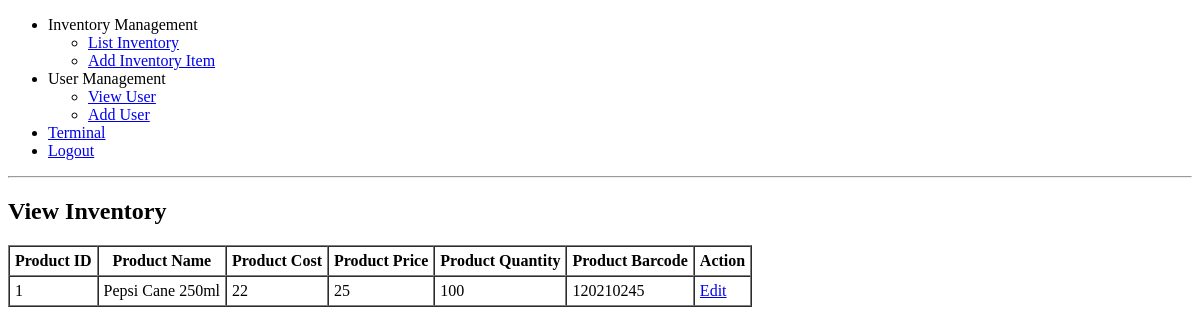
/view_inventory.php (signed in), run on an earlier commit of the app's database.
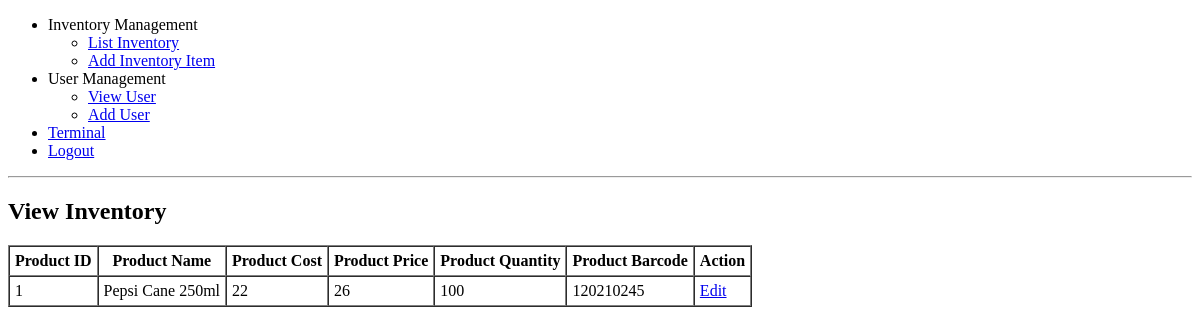
And on a later commit of the database.
### tables this page shows
CREATE TABLE IF NOT EXISTS `inventory` (
  `inv_id` int(11) NOT NULL,
  `inv_name` varchar(128) NOT NULL,
  `inv_cost` decimal(10,0) NOT NULL,
  `inv_price` decimal(10,0) NOT NULL,
  `inv_quantity` int(11) NOT NULL,
  `inv_barcode` int(11) NOT NULL,
  `inv_ts` timestamp NOT NULL DEFAULT CURRENT_TIMESTAMP
);

### common/class.database.php (called while the page is built, shortened)
<?php
class Database {
    public $_DB;
    public $_query;
    public $_select = array();
    public $_action;
    public $_table;
    public function __construct() {
        try {
            $this->_DB = new PDO('mysql:host=' . DB_HOST . ';dbname=' . DB_NAME, DB_USER, DB_PASS);
            $this->_DB->setAttribute(PDO::ATTR_ERRMODE, PDO::ERRMODE_EXCEPTION);
        } catch (PDOException $e) {
            echo 'ERROR: ' . $e->getMessage();
        }
    }
    public function query($query) {
        try {
            $this->_query = $this->_DB->prepare(filter_var($query, FILTER_SANITIZE_STRING));
            $this->_query->execute();
            $this->_select = array();
        } catch (PDOException $e) {
            $er = $e->errorInfo;
            echo '<p style="font-family:arial; background:#F00; position:absolute; z-index:10000; color:#FFF; padding:5px;">ERROR: ' . $er[2] . '</p>';
        }
    }
    public function build_query() {
        $query = $this->_action;
        if ($this->_action == 'SELECT') {
            if (!empty($this->_select)) {
                foreach ($this->_select as $column_name => $name) {
                    $query .=' ' . $column_name . ' as ' . $name . ', ';
                }
            } else {
                $query .= ' *';
            }
            $query = rtrim($query, ', ');
        }
        if ($this->_action != 'UPDATE' && $this->_action != 'INSERT') {
            $query .= ' FROM ';
        }
        $query .= $this->_table;
        $this->query($query);
    }
    public function all_results($fetch_type = PDO::FETCH_OBJ) {
        return $this->_query->fetchAll($fetch_type);
    }
    public function from($table_name, $num_rows = NULL) {
        $this->_action = 'SELECT';
        $this->_table = $table_name;
        $this->build_query();
    }
}

### classes/class.inventory.php (called while the page is built, shortened)
<?php
class inventory extends database
{
	private $table_name;
	function __construct()
	{
		$this->table_name = 'inventory';
	}
	public function get_int($ID = NULL)
	{
		$this->from($this->table_name);
		return $this->all_results();
	}
}
 ?>

### view_inventory.php (the view, shortened to what this page needs)
<!DOCTYPE html>
<html>
<head>
</head>
<body>
<?php include ABSPATH.'include/menu.php'; ?>
<hr>
<h2>View Inventory</h2>
<?php
$inventory = new inventory();
$results = $inventory->get_int();
if ($results) {
?>
	<table border="1" cellpadding="5" cellspacing="0">
		<tr>
			<th>Product ID</th>
			<th>Product Name</th>
			<th>Product Cost</th>
			<th>Product Price</th>
			<th>Product Quantity</th>
			<th>Product Barcode</th>
			<th>Action</th>
		</tr>
			<?php
			foreach($results as $res){
			echo '<tr>';
			echo '<td>'. $res->inv_id .'</td>';
			echo '<td>'. $res->inv_name .'</td>';
			echo '<td>'. $res->inv_cost.'</td>';
			echo '<td>'. $res->inv_price .'</td>';
			echo '<td>'. $res->inv_quantity .'</td>';
			echo '<td>'. $res->inv_barcode .'</td>';
			echo '<td><a href="add_inventory.php?id='.$res->inv_id.'">Edit</a></td>';
			echo '</tr>';
			}
			?>
	</table>
<?php
}else{
	echo 'Error';
}
?>
</body>
</html>

What changed in the data, as far as the page shows it:
changed inventory "Pepsi Cane 250ml": inv_price "25" → "26"
